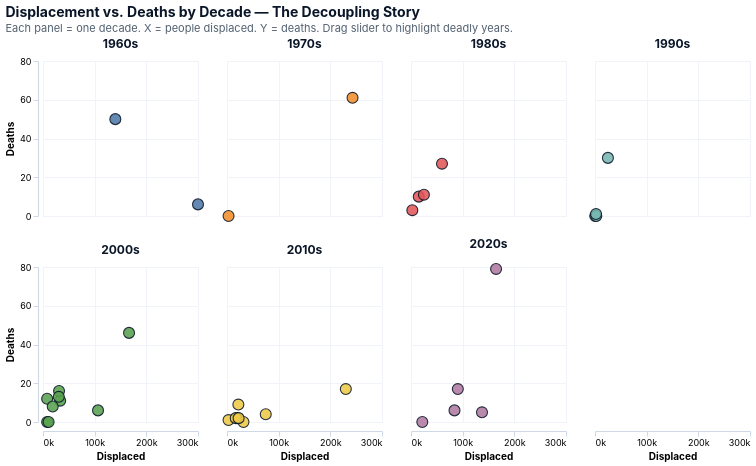

Vega-Lite specification stored for this chart:
### Vega-Lite specification from a JSON file in a GitHub repository (floating-point values rounded to 4 significant figures)
{"$schema": "https://vega.github.io/schema/vega-lite/v5.json", "title": {"text": "Displacement vs. Deaths by Decade — The Decoupling Story", "subtitle": "Each panel = one decade. X = people displaced. Y = deaths. Drag slider to highlight deadly years.", "anchor": "start", "fontSize": 14, "subtitleFontSize": 11, "font": "Inter, sans-serif", "subtitleFont": "Inter, sans-serif", "color": "#0a1628", "subtitleColor": "#526070"}, "config": {"view": {"stroke": "#e8edf3", "strokeWidth": 1}, "axis": {"grid": true, "gridColor": "#f0f4f8", "gridWidth": 1, "domain": true, "domainColor": "#cfd9e6", "domainWidth": 1.2, "ticks": true, "tickColor": "#cfd9e6", "labelFont": "Inter, sans-serif", "titleFont": "Inter, sans-serif", "labelFontSize": 9, "titleFontSize": 10}, "header": {"labelFont": "Inter, sans-serif", "labelFontSize": 12, "labelFontWeight": 700, "labelColor": "#0a1628", "titleFont": "Inter, sans-serif"}, "legend": {"labelFont": "Inter, sans-serif", "titleFont": "Inter, sans-serif", "labelFontSize": 11}, "facet": {"spacing": 12}}, "data": {"values": [{"Year": 1965, "Total_Deaths": 6, "Total_Affected": 300000, "Decade": "1960s"}, {"Year": 1967, "Total_Deaths": 50, "Total_Affected": 140000, "Decade": "1960s"}, {"Year": 1970, "Total_Deaths": 61, "Total_Affected": 243000, "Decade": "1970s"}, {"Year": 1978, "Total_Deaths": 0, "Total_Affected": 3000, "Decade": "1970s"}, {"Year": 1983, "Total_Deaths": 10, "Total_Affected": 15000, "Decade": "1980s"}, {"Year": 1986, "Total_Deaths": 11, "Total_Affected": 25000, "Decade": "1980s"}, {"Year": 1987, "Total_Deaths": 3, "Total_Affected": 2576, "Decade": "1980s"}, {"Year": 1988, "Total_Deaths": 27, "Total_Affected": 60000, "Decade": "1980s"}, {"Year": 1993, "Total_Deaths": 30, "Total_Affected": 25000, "Decade": "1990s"}, {"Year": 1996, "Total_Deaths": 0, "Total_Affected": 418, "Decade": "1990s"}, {"Year": 1998, "Total_Deaths": 0, "Total_Affected": 2500, "Decade": "1990s"}, {"Year": 1999, "Total_Deaths": 1, "Total_Affected": 2000, "Decade": "1990s"}, {"Year": 2000, "Total_Deaths": 12, "Total_Affected": 8000, "Decade": "2000s"}, {"Year": 2001, "Total_Deaths": 11, "Total_Affected": 33200, "Decade": "2000s"}, {"Year": 2003, "Total_Deaths": 8, "Total_Affected": 18800, "Decade": "2000s"}, {"Year": 2004, "Total_Deaths": 16, "Total_Affected": 31038, "Decade": "2000s"}, {"Year": 2005, "Total_Deaths": 13, "Total_Affected": 30600, "Decade": "2000s"}, {"Year": 2006, "Total_Deaths": 6, "Total_Affected": 106518, "Decade": "2000s"}, {"Year": 2007, "Total_Deaths": 46, "Total_Affected": 166533, "Decade": "2000s"}, {"Year": 2008, "Total_Deaths": 0, "Total_Affected": 8000, "Decade": "2000s"}, {"Year": 2009, "Total_Deaths": 0, "Total_Affected": 10875, "Decade": "2000s"}, {"Year": 2011, "Total_Deaths": 2, "Total_Affected": 20000, "Decade": "2010s"}, {"Year": 2013, "Total_Deaths": 4, "Total_Affected": 75000, "Decade": "2010s"}, {"Year": 2014, "Total_Deaths": 17, "Total_Affected": 230000, "Decade": "2010s"}, {"Year": 2015, "Total_Deaths": 1, "Total_Affected": 3000, "Decade": "2010s"}, {"Year": 2016, "Total_Deaths": 0, "Total_Affected": 31841, "Decade": "2010s"}, {"Year": 2017, "Total_Deaths": 9, "Total_Affected": 21981, "Decade": "2010s"}, {"Year": 2018, "Total_Deaths": 2, "Total_Affected": 16900, "Decade": "2010s"}, {"Year": 2019, "Total_Deaths": 2, "Total_Affected": 22477, "Decade": "2010s"}, {"Year": 2020, "Total_Deaths": 0, "Total_Affected": 21883, "Decade": "2020s"}, {"Year": 2021, "Total_Deaths": 79, "Total_Affected": 164641, "Decade": "2020s"}, {"Year": 2022, "Total_Deaths": 17, "Total_Affected": 90625, "Decade": "2020s"}, {"Year": 2023, "Total_Deaths": 6, "Total_Affected": 84187, "Decade": "2020s"}, {"Year": 2024, "Total_Deaths": 5, "Total_Affected": 137410, "Decade": "2020s"}]}, "params": [{"name": "ch11_threshold", "value": 0, "bind": {"input": "range", "min": 0, "max": 60, "step": 5, "name": "Highlight years with deaths ≥ "}}], "facet": {"field": "Decade", "type": "ordinal", "sort": ["1960s", "1970s", "1980s", "1990s", "2000s", "2010s", "2020s"], "header": {"title": null, "labelOrient": "top"}}, "columns": 4, "spec": {"width": 155, "height": 155, "layer": [{"mark": {"type": "circle", "stroke": "#0a1628", "strokeWidth": 1.1}, "encoding": {"x": {"field": "Total_Affected", "type": "quantitative", "axis": {"title": "Displaced", "format": "~s", "tickCount": 3}, "scale": {"zero": true}}, "y": {"field": "Total_Deaths", "type": "quantitative", "axis": {"title": "Deaths", "tickCount": 4}, "scale": {"zero": true}}, "size": {"value": 120}, "color": {"condition": {"test": "datum.Total_Deaths >= ch11_threshold && ch11_threshold > 0", "value": "#c0392b"}, "field": "Decade", "type": "nominal", "scale": {"domain": ["1960s", "1970s", "1980s", "1990s", "2000s", "2010s", "2020s"], "range": ["#4e79a7", "#f28e2b", "#e15759", "#76b7b2", "#59a14f", "#edc948", "#b07aa1"]}, "legend": null}, "opacity": {"condition": {"test": "ch11_threshold == 0 || datum.Total_Deaths >= ch11_threshold", "value": 0.88}, "value": 0.12}, "tooltip": [{"field": "Year", "type": "quantitative", "title": "Year", "format": "d"}, {"field": "Total_Deaths", "type": "quantitative", "title": "Deaths"}, {"field": "Total_Affected", "type": "quantitative", "title": "Displaced", "format": ","}]}}, {"transform": [{"filter": "datum.Total_Deaths >= ch11_threshold && ch11_threshold > 0"}], "mark": {"type": "text", "fontSize": 8.5, "fontWeight": 700, "font": "Inter, sans-serif", "dy": -10, "color": "#c0392b"}, "encoding": {"x": {"field": "Total_Affected", "type": "quantitative"}, "y": {"field": "Total_Deaths", "type": "quantitative"}, "text": {"field": "Year", "type": "quantitative", "format": "d"}}}]}}
